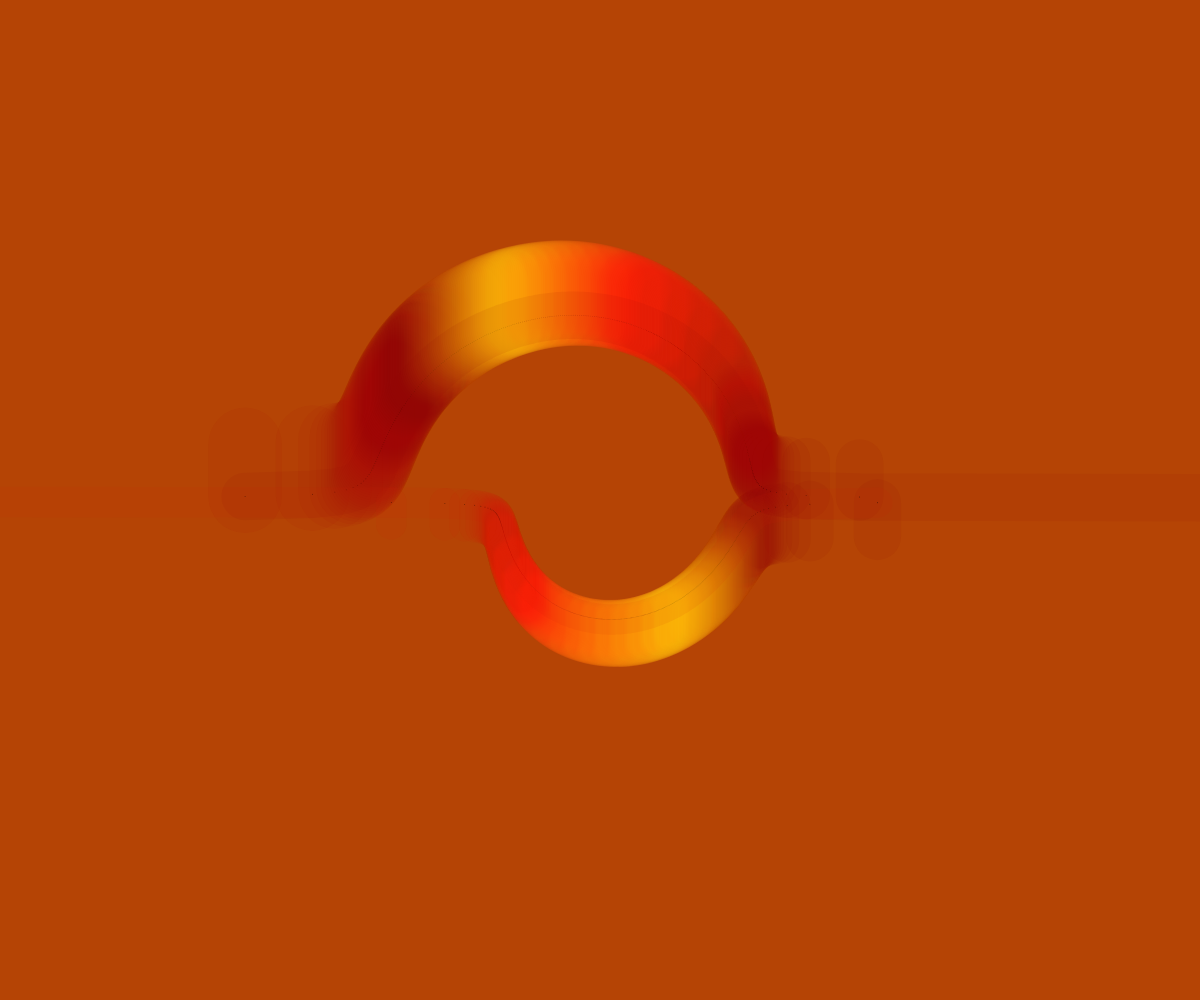
Frame 1 (no input)
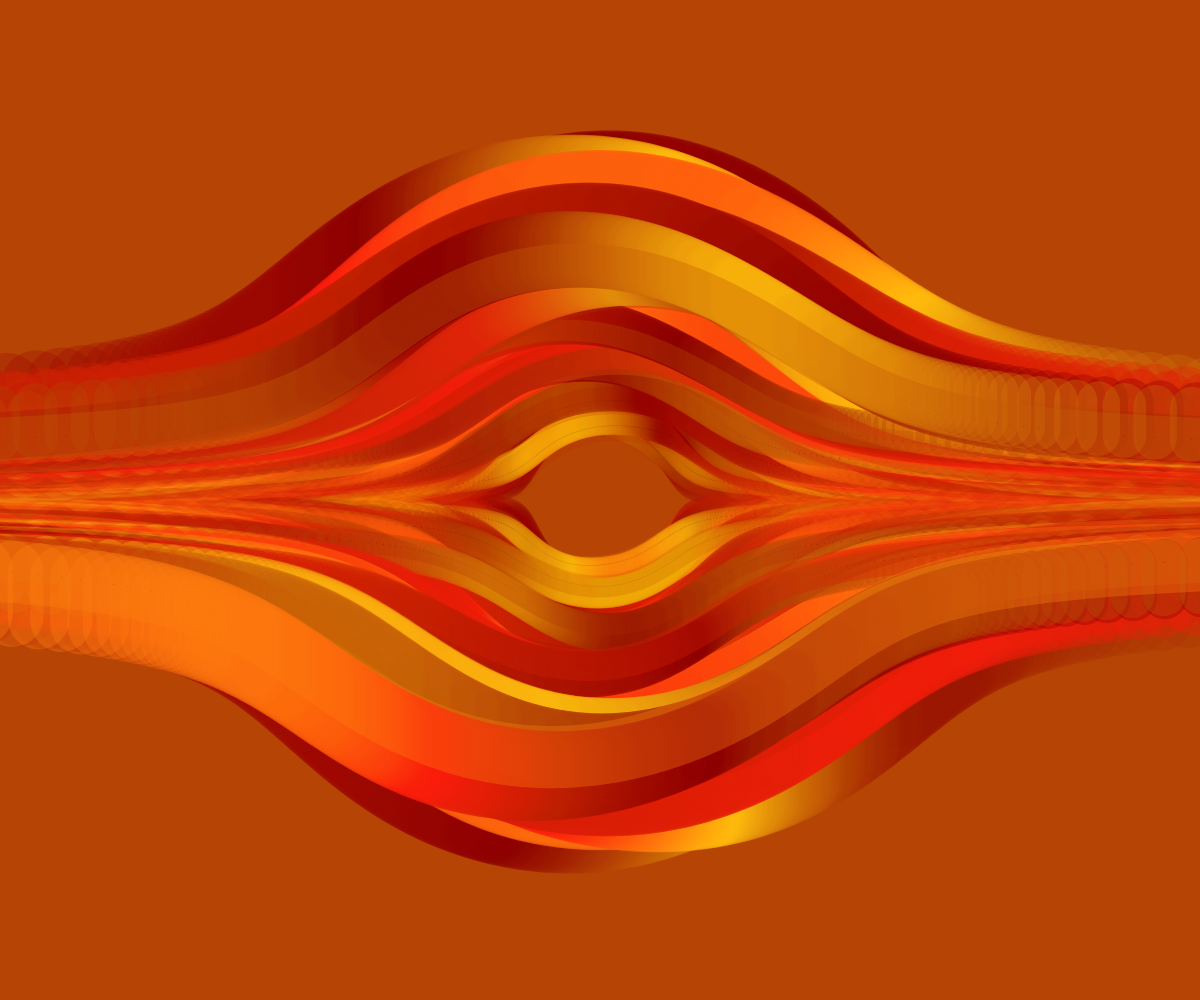
Frame 60 (no input)
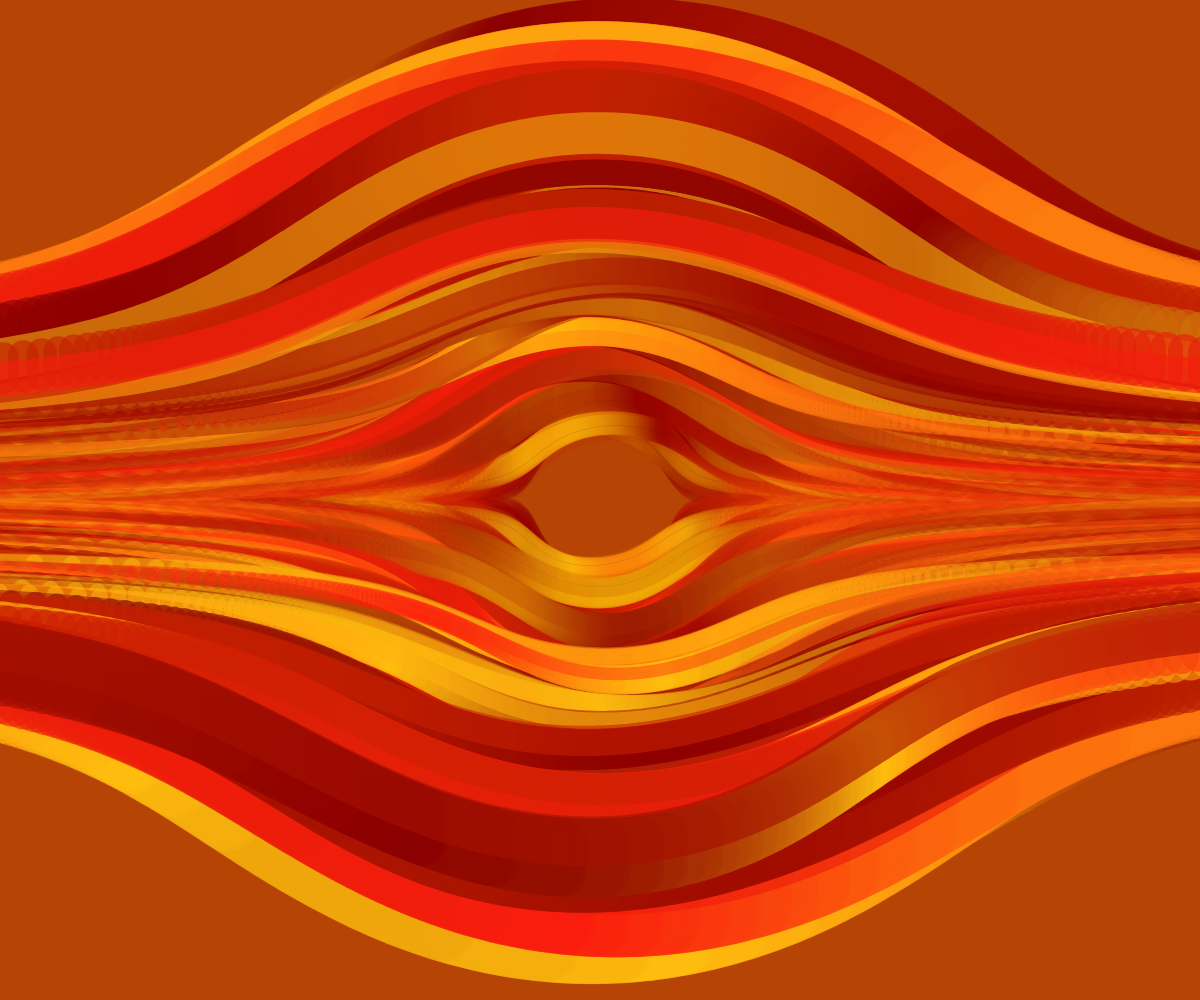
Frame 120 (the mouse pressed at the canvas centre since frame 60)

The p5.js sketch that drew these frames (run headless with seeded random() and noise() and a simulated clock; from frame 60 on, the mouse is pressed at the canvas centre):

// p5.js sketch
// ── sketch.js
const rand_seed = (size) =>
  [...Array(size)]
    .map(() => Math.floor(Math.random() * 16).toString(16))
    .join("");
var tempHash = "0x" + rand_seed(64);
// var tempHash = "0x9aD4747f383DB19d8240Fc9871b1b36fD02A95f1";

tokenData = {
  hash: tempHash,
  tokenId: "123000456",
};

let hash = tokenData.hash;
// let projectNumber = Math.floor(parseInt(tokenData.tokenId) / 1000000);
// let mintNumber = parseInt(tokenData.tokenId) % (projectNumber * 1000000);

let seed = parseInt(tokenData.hash.slice(0, 16), 16);

class Random {
  constructor() {
    this.useA = false;
    let sfc32 = function (uint128Hex) {
      let a = parseInt(uint128Hex.substr(0, 8, 16));
      let b = parseInt(uint128Hex.substr(8, 8, 16));
      let c = parseInt(uint128Hex.substr(16, 8, 16));
      let d = parseInt(uint128Hex.substr(24, 8, 16));
      return function () {
        a |= 0; b |= 0; c |= 0; d |= 0;
        let t = (((a + b) | 0) + d) | 0;
        d = (d + 1) | 0;
        a = b ^ (b >>> 9);
        b = (c + (c << 3)) | 0;
        c = (c << 21) | (c >>> 11);
        c = (c + t) | 0;
        return (t >>> 0) / 4294967296;
      };
    };
    // seed prngA with first half of tokenData.hash
    this.prngA = new sfc32(tokenData.hash.substr(2, 32));
    // seed prngB with second half of tokenData.hash
    this.prngB = new sfc32(tokenData.hash.substr(34, 32));
    for (let i = 0; i < 1e6; i += 2) {
      this.prngA();
      this.prngB();
    }
  }
  // random number between 0 (inclusive) and 1 (exclusive)
  random_dec() {
    this.useA = !this.useA;
    return this.useA ? this.prngA() : this.prngB();
  }
  // random number between a (inclusive) and b (exclusive)
  random_num(a, b) {
    return a + (b - a) * this.random_dec();
  }
  // random integer between a (inclusive) and b (inclusive)
  // requires a < b for proper probability distribution
  random_int(a, b) {
    return Math.floor(this.random_num(a, b + 1));
  }
  // random boolean with p as percent liklihood of true
  random_bool(p) {
    return this.random_dec() < p;
  }
  // random value in an array of items
  random_choice(list) {
    return list[this.random_int(0, list.length - 1)];
  }
}
let R = new Random(seed);

// ************************************************************************************************************

var DEFAULT_SIZE = 1000;

// var HEIGHT = 2400;
var HEIGHT = window.innerHeight;
// var WIDTH = HEIGHT * 3508 / 4961;
var WIDTH = window.innerWidth;

var DIM = Math.min(WIDTH, HEIGHT);
// var DIM = HEIGHT;
var M = DIM / DEFAULT_SIZE;

// var tc = R.random_int(1,80);
// var nin = R.random_int(1,200); // noine inverse
// var zoffi = R.random_num(0.0001, 0.01); // inc noise
// var es = R.random_int(1*M,20*M); // ellipse size
// var nd = R.random_int(0,200); //noise disrupt
// var ai = R.random_num(0.05, 0.01); //angle inc
// var em = R.random_num(0.5*M, 2*M); //ellipse mid
// var sw = R.random_num(10, 100); //strokw weight
// var ip = R.random_num(1, 20); //iplusplus
// var sf = R.random_num(0.1, 2); //iplusplus
// var esp = R.random_num(0.3*M, 10*M); //iplusplus
// var cv = R.random_int(100, 200); //iplusplus
// var ls = R.random_int(300, 200); //iplusplus

tc = 0//1R.random_int(1,80);
// nin = 1//R.random_int(1,200); // noine inverse


//VARTIATIONS

let V = R.random_int(0,100);

// V = 89;


if(V < 5){
// n1 - No Symmetry
  nin = R.random_int(1,200); // noine inverse
  zoffi = R.random_num(0.1, 0.01); // inc noise
  es = 1*M//R.random_int(1*M,20*M); // ellipse size
  nd = 10//R.random_int(0,200); //noise disrupt
  ai = 0.01//R.random_num(0.05, 0.01); //angle inc
  em = 0.3//R.random_num(0.5*M, 2*M); //line length
  sw = R.random_num(1, 3); //line length
  ip = 20//R.random_num(1, 20); //iplusplus
  sf = R.random_num(6, 8); //iplusplus
  esp = 0.5*M//R.random_num(0.3*M, 10*M); //iplusplus
  cv = R.random_int(1000, 200); //iplusplus
  ls = 0//R.random_int(3, 2); //iplusplus
  zoffi2 = R.random_num(0.5, 0.001);
}

if(V >= 5 && V < 15){
// n2 -big circle
  nin = 2//R.random_int(1,200); // noine inverse
  zoffi = R.random_num(0.001, 0.001); // inc noise
  es = 1*M//R.random_int(1*M,20*M); // ellipse size
  nd = 100//R.random_int(0,200); //noise disrupt
  ai = 0.01//R.random_num(0.05, 0.01); //angle inc
  em = 0.3//R.random_num(0.5*M, 2*M); //line length
  sw = R.random_num(10, 100); //line length
  ip = 20//R.random_num(1, 20); //iplusplus
  sf = R.random_num(2, 4); //iplusplus
  esp = 0.5*M//R.random_num(0.3*M, 10*M); //iplusplus
  cv = R.random_int(1000, 200); //iplusplus
  ls = R.random_int(30, 20); //iplusplus
  zoffi2 = R.random_num(0.05, 0.001);
}

if(V >= 15 && V < 20){
// n3 - No Symmetry
  nin = 2//R.random_int(1,200); // noine inverse
  zoffi = R.random_num(0.01, 0.01); // inc noise
  es = 1*M//R.random_int(1*M,20*M); // ellipse size
  nd = 100//R.random_int(0,200); //noise disrupt
  ai = 0.01//R.random_num(0.05, 0.01); //angle inc
  em = 3//R.random_num(0.5*M, 2*M); //line length
  sw = R.random_num(10, 50); //line length
  ip = 20//R.random_num(1, 20); //iplusplus
  sf = R.random_num(1, 2); //iplusplus
  esp = 30*M//R.random_num(0.3*M, 10*M); //iplusplus
  cv = R.random_int(1000, 200); //iplusplus
  ls = R.random_int(100, 200); //iplusplus
  zoffi2 = R.random_num(0.5, 0.001);
}

if(V >= 20 && V < 25){
//2 - Propah Symmetry Condensed
nin = 200//R.random_int(1,200); // noine inverse
zoffi = R.random_num(0.0001, 0.01); // inc noise
es = 1*M//R.random_int(1*M,20*M); // ellipse size
nd = 0//R.random_int(0,200); //noise disrupt
ai = 0.01//R.random_num(0.05, 0.01); //angle inc
em = 0.3//R.random_num(0.5*M, 2*M); //line length
sw = R.random_num(10, 20); //line length
ip = 2//R.random_num(1, 20); //iplusplus
sf = R.random_num(3, 4); //iplusplus
esp = R.random_num(1*M, 6*M); //iplusplus
cv = R.random_int(50, 100); //iplusplus
ls = R.random_int(3, 2); //iplusplus
zoffi2 = R.random_num(0.5, 0.001);
}

if(V >= 25 && V < 35){
//3 - Propah Symmetry Condensed Stroke Black
  nin = 500//R.random_int(1,200); // noine inverse
  zoffi = R.random_num(0.0001, 0.005); // inc noise
  es = 10*M//R.random_int(1*M,20*M); // ellipse size
  nd = 0//R.random_int(0,200); //noise disrupt
  ai = 0.01//R.random_num(0.05, 0.01); //angle inc
  em = 20//R.random_num(0.5*M, 20*M); //line length
  sw = 50//R.random_num(10, 100); //line length
  ip = 20//R.random_num(1, 20); //iplusplus
  sf = R.random_num(4, 8); //iplusplus
  esp = R.random_num(1*M, 3*M); //iplusplus
  cv = R.random_int(100, 200); //iplusplus
  ls = 30//200//R.random_int(30, 200); //iplusplus
  zoffi2 = R.random_num(0.5, 0.001);
}

if(V >= 35 && V < 40){
  //4 - Propah Symmetry Wide Stroke Black
  nin = 500//R.random_int(1,200); // noine inverse
  zoffi = R.random_num(0.0001, 0.005); // inc noise
  es = 10*M//R.random_int(1*M,20*M); // ellipse size
  nd = 0//R.random_int(0,200); //noise disrupt
  ai = 0.01//R.random_num(0.05, 0.01); //angle inc
  em = 10//R.random_num(0.5*M, 20*M); //line length
  sw = 20//R.random_num(10, 100); //line length
  ip = 20//R.random_num(1, 20); //iplusplus
  sf = R.random_num(8, 10); //iplusplus
  esp = 5.5*M//R.random_num(0.3*M, 10*M); //iplusplus
  cv = R.random_int(100, 200); //iplusplus
  ls = 10//200//R.random_int(30, 200); //iplusplus
  zoffi2 = R.random_num(0.5, 0.001);
}

if(V >= 40 && V < 50){
  // 4 - ASymmetry Wide Stroke Black Zoom
  nin = 500//R.random_int(1,200); // noine inverse
  zoffi = R.random_num(0.01, 0.0001); // inc noise
  es = 10*M//R.random_int(1*M,20*M); // ellipse size
  nd = 50//R.random_int(0,200); //noise disrupt
  ai = 0.01//R.random_num(0.05, 0.01); //angle inc
  em = 1//R.random_num(0.5*M, 20*M); //line length
  sw = 10//R.random_num(10, 100); //line length
  ip = 1//R.random_num(1, 20); //iplusplus
  sf = R.random_num(3, 5); //iplusplus
  esp = 10*M//R.random_num(0.3*M, 10*M); //iplusplus
  cv = R.random_int(100, 500); //iplusplus
  ls = 30//200//R.random_int(30, 200); //iplusplus
  zoffi2 = R.random_num(0.5, 0.001);
}

if(V >= 50 && V < 70){
  // 6 - Semi Symmetry Wide Stroke Black Zoom - Bulk Lifter 1
  nin = 1//R.random_int(1,200); // noine inverse
  zoffi = R.random_num(0.003, 0.001); // inc noise
  es = 10*M//R.random_int(1*M,20*M); // ellipse size
  nd = 5//R.random_int(0,200); //noise disrupt
  ai = 0.01//R.random_num(0.05, 0.01); //angle inc
  em = R.random_num(0.2, 0.6); //line length
  sw = 10//R.random_num(10, 100); //line length
  ip = 1//R.random_num(1, 20); //iplusplus
  sf = R.random_num(2, 4); //iplusplus
  esp = 1*M//R.random_num(0.3*M, 10*M); //iplusplus
  cv = R.random_int(40, 300); //iplusplus
  ls = R.random_int(3, 2); //iplusplus
  zoffi2 = R.random_num(0.5, 0.001);
}

if(V >= 80 && V < 90){
  // 7- Semi Symmetry Wide NoStroke - Bulk Lifter 2
  nin = 1//R.random_int(1,200); // noine inverse
  zoffi = R.random_num(0.0001, 0.001); // inc noise
  es = 1*M//R.random_int(1*M,20*M); // ellipse size
  nd = R.random_int(0,10); //noise disrupt
  ai = 0.01//R.random_num(0.05, 0.01); //angle inc
  em = 0//R.random_num(0.2*M, 0.6*M); //line length
  sw = R.random_num(1, 10); //line length
  ip = 1//R.random_num(1, 20); //iplusplus
  sf = R.random_num(1, 4); //iplusplus
  esp = 1*M//R.random_num(0.3*M, 10*M); //iplusplus
  cv = R.random_int(100, 300); //iplusplus
  ls = R.random_int(3, 2); //iplusplus
  zoffi2 = R.random_num(0.5, 0.001);
}

if(V >= 90 && V <= 100){
  // 8- Asymmetry Wide Stroke Black- 
  nin = 1//R.random_int(1,200); // noine inverse
  zoffi = R.random_num(0.01, 0.005); // inc noise
  es = 10*M//R.random_int(1*M,20*M); // ellipse size
  nd = R.random_int(0,100); //noise disrupt
  ai = 0.01//R.random_num(0.05, 0.01); //angle inc
  em = 1//R.random_num(0.2*M, 0.6*M); //line length
  sw = 1//R.random_num(10, 100); //line length
  ip = 1//R.random_num(1, 20); //iplusplus
  sf = R.random_num(1, 4); //iplusplus
  esp = R.random_num(5*M, 10*M); //iplusplus
  cv = R.random_int(100, 300); //iplusplus
  ls = R.random_int(50, 10); //iplusplus
  zoffi2 = R.random_num(0.5, 0.001);
}


//

console.log("V :" + V);
console.log("zoffi :" + zoffi);
console.log( "es :" + es);
console.log( "nd :" + nd);
console.log( "em :" + em);
console.log( "sw :" + sw);
console.log( "ip :" + ip);
console.log( "sf :" + sf);
console.log( "esp :" + esp);
console.log( "cv :" + cv);
console.log( "ls :" + ls);

var zoff = 0;
let zoff2 = 0;
let es0 = es;


// ************************************************************************************************************
let clrLen;
let whichClr;

let clr0         = [ [240, 19, 77],[255, 111, 94],[245, 240, 227],[64, 191, 193] ];
let clr1         = [ [51, 48, 228],[246, 55, 236],[251, 180, 84],[250, 234, 72] ];
let clr2         = [ [71, 0, 216],[153, 0, 240],[249, 0, 191],[255, 133, 179] ];
let clr3         = [ [255, 225, 98],[255, 100, 100],[145, 196, 131],[238, 238, 238] ];
let clr4         = [ [238, 238, 238],[56,56,56],[150,150,150],[200,200,200] ];
let clr5         = [ [255, 0, 117],[23, 39, 116],[119, 217, 112],[238, 238, 238] ];
let clr6         = [ [77, 119, 255],[86, 187, 241],[94, 230, 235],[242, 250, 90] ];
let clr7         = [ [59, 0, 0],[255, 0, 0],[255, 149, 197],[255, 246, 205] ];
let clr8         = [ [140, 0, 0],[189, 32, 0],[250, 30, 14],[255, 190, 15] ];
let clr9         = [ [47, 196, 178],[18, 148, 127],[231, 20, 20],[241, 120, 8] ];


let clr1Num      = 100;
let clr1Cnt      = -1;
let clr1Blk;
let clrA         = [];

let whichColor;

// ************************************************************************************************************



// ************************************************************************************************************

function setup() {
  createCanvas(WIDTH, HEIGHT);
  noiseSeed(seed);

  // background(RISOCOLORS[R.random_int(1,10)].color);
  // background(cp1[2].color);
  // background(230, 195, 0)
  // background(250,231,218);
  // background(255);
  // strokeWeight(sw*M);
  // blendMode(OVERLAY)

  let filter1 = new makeFilter();

  // tc = R.random_int(1, 20);

  whichColor = R.random_int(0, 9);

if(whichColor==0)      whichClr = clr0;
else if(whichColor==1) whichClr = clr1;
else if(whichColor==2) whichClr = clr2;
else if(whichColor==3) whichClr = clr3;
else if(whichColor==4) whichClr = clr4;
else if(whichColor==5) whichClr = clr5;
else if(whichColor==6) whichClr = clr6;
else if(whichColor==7) whichClr = clr7;
else if(whichColor==8) whichClr = clr8;
else                   whichClr = clr9;

// whichClr = clr7;

setColorTables();

background(clrA[ floor( ((R.random_int(1,clr1Num)))%clrA.length ) ])


  // noStroke();
  // blendMode(OVERLAY);

  // tc = random(100,400);
  // tc = 200;
  // strokeWeight(sw*M)
  // ellipse(0,0,100)
  
}

function draw() {

 

  push();


  translate(WIDTH/2 , HEIGHT/2);
  rotate(PI/2);
  scale(sf)
  translate(tc*M, 0);
  
  rotate(PI/2);

  
  
  // var zoff = 0;

  noFill()
  

  
  for(let i = 1; i < 10; i+=ip){
    // stroke(RISOCOLORS[int(random(10))].color);
    // fill(cp1[int(random(4))].color);
    beginShape()
    // let c = clrA[ floor( ((frameCount)*cv)%clrA.length ) ]; 
    // let ca = map(es, 0, esp*200, 20, 255);
    // c.setAlpha(ca)
    // stroke(c);
    // strokeWeight(map(es, 0, esp*200, 0*M, sw*M));
  
  // zoff = 0;
    for(let a = 0; a < PI; a+=ai){
  
        const h = map(a, 0, PI, 0, 1);
        const r =
        map(1 / sin(a), -1, 1, 0, es * (i)) +
        (noise(zoff)*es)/(nin*M) +
        (noise(zoff)*(nd*M));
  
        let x = r * cos(a);
        let y = r * sin(a);
  
        let vw = map(x, r*cos(0), r*cos(PI), 0, PI); // variable WIDTH
        const lw = sin((h))*cos(vw)*ls*M; // line WIDTH
  
        zoff+=zoffi;
        // stroke(RISOCOLORS[int(random(10))].color);
        // line(WIDTH/2-lw,a, WIDTH/2+lw,a);
        // strokeWeight(1)
        // ellipse(x,y,es/i*M)
        // strokeWeight(map(es*a, 0, esp*200, 0*M, sw*M));
        let c = clrA[ floor( (noise(zoff)*cv)%clrA.length ) ]; 
        let ca = map(es, es0, esp*200, 20, 255);
        c.setAlpha(ca)
        stroke(c);
        strokeWeight(noise(zoff)*sw*M)
  
        vertex(x,y);
  
        // if((a*1000)%(5)==0){
        line(x,y, x, y+noise(zoff)*ls*M);
        // }
        
  
        push()
        fill(0);
        noStroke();
        // square(x,y, em/i);
        ellipse(x,y,(em*M)/i)
        pop()
        // noFill();
        // fill(0)
        // ellipse(x,y,5*M);
        // noFill();
        // ellipse(x,y,es/i*M)
        // strokeWeight(es/i*M);
        // line(x,y,x , y+ ll); 
  
  
        
  
        // point(x,y);
    }
    // zoff -= zoffi*PI/ai- zoffi2;

    endShape();
    }
  
    
    // vertex(WIDTH/2, 0);
    // vertex(-WIDTH/2, -HEIGHT/2);
    
  pop()
  


push()



  translate(WIDTH/2, HEIGHT/2);
  rotate(PI/2);
  scale(sf)
  translate(-tc*M, 0);
  
  rotate(-PI/2);

  noFill()
  

  // zoff = 0;
  for(let i = 1; i < 10; i+=ip){
  // stroke(RISOCOLORS[int(random(10))].color);
  // fill(cp1[int(random(4))].color);
  beginShape()
  // let c = clrA[ floor( ((frameCount)*cv)%clrA.length ) ]; 
  // let ca = map(es, 0, esp*200, 20, 255);
  // c.setAlpha(ca)
  // stroke(c);
  // strokeWeight(map(es, 0, esp*200, 0*M, sw*M));

  

  for(let a = 0; a < PI; a+=ai){

      const h = map(a, 0, PI, 0, 1);
      const r =
      map(1 / sin(a), -1, 1, 0, es * (i)) +
      (noise(zoff)*es)/(nin*M) +
      (noise(zoff)*(nd*M));

      let x = r * cos(a);
      let y = r * sin(a);

      let vw = map(x, r*cos(0), r*cos(PI), 0, PI); // variable WIDTH
      const lw = sin((h))*cos(vw)*ls*M; // line WIDTH

      zoff+=zoffi;
      // stroke(RISOCOLORS[int(random(10))].color);
      // line(WIDTH/2-lw,a, WIDTH/2+lw,a);
      // strokeWeight(1)
      // ellipse(x,y,es/i*M)
      // strokeWeight(map(es*a, 0, esp*200, 0*M, sw*M));
      let c = clrA[ floor( (noise(zoff)*cv)%clrA.length ) ]; 
      let ca = map(es, es0, esp*200, 20, 255);
      c.setAlpha(ca)
      stroke(c);
      strokeWeight(noise(zoff)*sw*M)

      vertex(x,y);

      // if((a*1000)%(5)==0){
      line(x,y, x, y+noise(zoff)*ls*M);
      // }
      

      push()
      fill(0);
      noStroke();
      // square(x,y, em/i);
      ellipse(x,y,(em*M)/i)
      pop()
      // noFill();
      // fill(0)
      // ellipse(x,y,5*M);
      // noFill();
      // ellipse(x,y,es/i*M)
      // strokeWeight(es/i*M);
      // line(x,y,x , y+ ll); 


      

      // point(x,y);
  }
  // zoff -= zoffi*PI/ai- zoffi2;
  endShape();
  }

  
  // vertex(WIDTH/2, 0);
  // vertex(-WIDTH/2, -HEIGHT/2);
  
pop()


  


  
  
  // tc+=1
  es+=(esp);

  if(frameCount == 200){
    // image(overAllTexture, 0, 0);
    //  noFill();
    //  stroke("#FFFFFF");
    //  strokeWeight(0);
    //  rect(0, 0, width, height);
    //  noLoop();
     redraw();
  }
  // noLoop();
}

// ************************************************************************************************************

function setColorTables() {
  clrLen = whichClr.length;
  clr1Blk = floor(clr1Num/clrLen);
  for (let i = 0; i < clr1Num; ++i) {
    if( i%clr1Blk==0 ) clr1Cnt = (clr1Cnt+1)%clrLen;
    let _c1 = color( whichClr[(clr1Cnt)][0], whichClr[(clr1Cnt)][1], whichClr[(clr1Cnt)][2] );
    let _c2 = color(whichClr[(clr1Cnt+1)%clrLen][0], whichClr[(clr1Cnt+1)%clrLen][1], whichClr[(clr1Cnt+1)%clrLen][2]);
    clrA.push(  lerpColor( _c1, _c2, map(i, (clr1Cnt*clr1Blk), (((clr1Cnt+1))*clr1Blk), 0.0, 1.0) ) );
  }
}

function makeFilter() {
  randomSeed(seed);
  // noiseのフィルターをつくる\
  push()
  colorMode(HSB, 360, 100, 100, 100);
  drawingContext.shadowColor = color(0, 0, 5, 5);
  overAllTexture = createGraphics(windowWidth, windowHeight);
  overAllTexture.loadPixels();
  for (var i = 0; i < width; i++) {
    for (var j = 0; j < height; j++) {
      overAllTexture.set(
        i,
        j,
        color(0, 0, 100, noise(i , j , (i * j) / 50) * random(10, 25))
      );
    }
  }
  overAllTexture.updatePixels();
  pop()
}

function nline(x, y, x1, y1){
  
  for(let i = y; i < y1; i+=10){
    let c = clrA[ floor( (noise(zoff)*cv)%clrA.length ) ];
    let ca = map(es, 0, esp*200, 20, 255);
    c.setAlpha(ca)
    fill(c);
    ellipse(x, i, noise(zoff2)*10);
    zoff2+=0.1;
  }
}

function customNoise(value) {
  let count = int((value % 12));
  let retValue = pow(sin(value), (1));
  return retValue;
}
